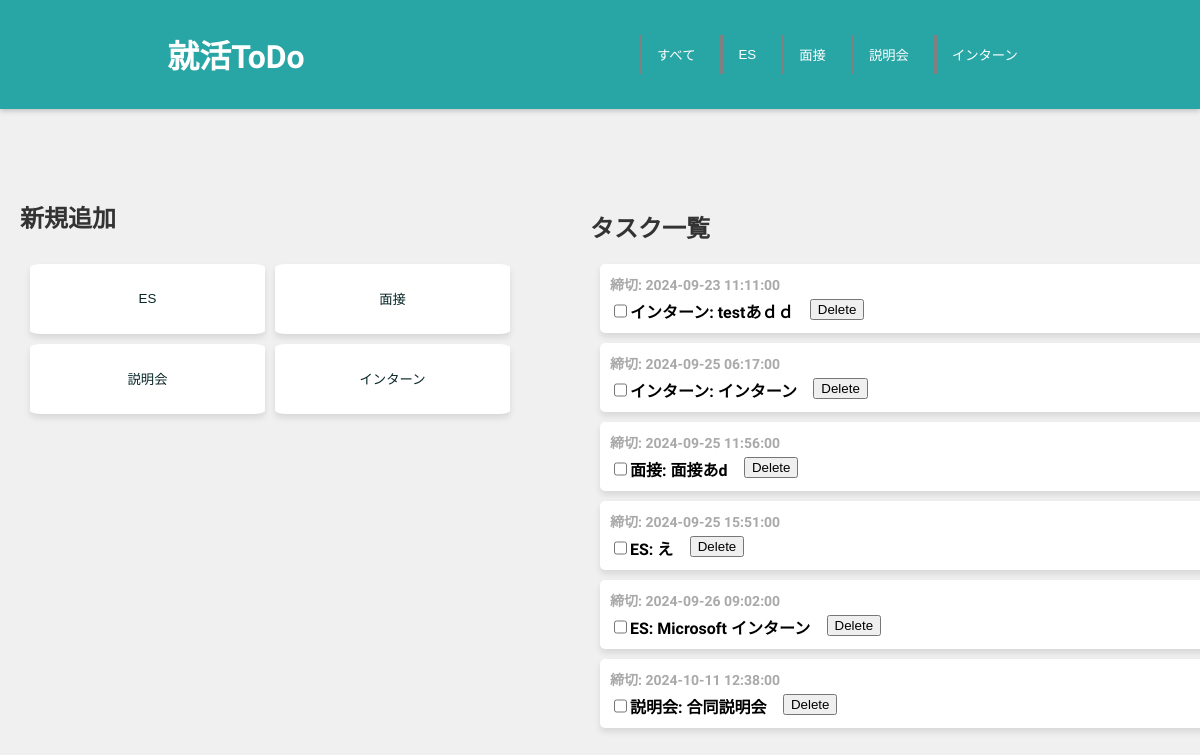
The page / on the database its author committed.
### app.py (models this page shows, shortened)
class Intern(db.Model):
    id = db.Column(db.Integer, primary_key=True)
    title = db.Column(db.String(200), nullable=False)
    start_date = db.Column(db.DateTime, nullable=False)
    end_date = db.Column(db.DateTime, nullable=False)
    body = db.Column(db.String(500), nullable=False)
    place = db.Column(db.String(100), nullable=False)

class Interview(db.Model):
    id = db.Column(db.Integer, primary_key=True)
    title = db.Column(db.String(200), nullable=False)
    start_date = db.Column(db.DateTime, nullable=False)
    end_date = db.Column(db.DateTime, nullable=False)
    body = db.Column(db.String(500), nullable=False)
    place = db.Column(db.String(100), nullable=False)

class Task(db.Model):
    id = db.Column(db.Integer, primary_key=True)
    title = db.Column(db.String(200), nullable=False)
    start_date = db.Column(db.DateTime, nullable=False)
    end_date = db.Column(db.DateTime, nullable=False)
    body = db.Column(db.String(500), nullable=False)

class Meeting(db.Model):
    id = db.Column(db.Integer, primary_key=True)
    title = db.Column(db.String(200), nullable=False)
    start_date = db.Column(db.DateTime, nullable=False)
    end_date = db.Column(db.DateTime, nullable=False)
    body = db.Column(db.String(500), nullable=False)
    place = db.Column(db.String(100), nullable=False)

### app.py (the view)
@app.route('/')
def index():
    tasks = Task.query.all()  # タスクをすべて取得
    interviews = Interview.query.all()
    meetings = Meeting.query.all()
    interns = Intern.query.all()  # インターンをすべて取得
    combined = []
    for task in tasks:
        combined.append((task.title, task.end_date, 'task',task.id))  # タスクの情報をタプルとして追加
    for interview in interviews:
        combined.append((interview.title, interview.end_date, 'interview',interview.id))
    for meeting in meetings:
        combined.append((meeting.title, meeting.end_date, 'meeting',meeting.id))
    for intern in interns:
        combined.append((intern.title, intern.end_date, 'intern',intern.id))  # インターンの情報をタプルとして追加
    combined.sort(key=lambda x: (x[1] is None, x[1]))  # Noneを最後にし、日付でソート
    return render_template('app.html', combined=combined)

### templates/app.html (shortened to what this page needs)
<!DOCTYPE html>
<html lang="ja">
<head>
    <link rel="stylesheet" href="https://unpkg.com/modern-css-reset/dist/reset.min.css" />
    <link rel="stylesheet" type="text/css" href="static/CSS/style.css">
</head>
<body>
    <header>
        <h1>就活ToDo</h1>
        <nav>
            <div class="filter-buttons">
                <button class="filter-btn" data-filter="all">すべて</button>
                <button class="filter-btn" data-filter="es">ES</button>
                <button class="filter-btn" data-filter="interview">面接</button>
                <button class="filter-btn" data-filter="briefing">説明会</button>
                <button class="filter-btn" data-filter="intern">インターン</button>
            </div>
        </nav>
    </header>
    <div class="container">
        <div class="form-container" id="main-form">
            <h2>新規追加</h2>
            <div class="button-box">
                <button type="button">ES</button>
                <button type="button">面接</button>
                <button type="button">説明会</button>
                <button type="button">インターン</button>
            </div>
        </div>
        <div class="task-box">
            <h2>タスク一覧</h2>
            <ul>
                {% for item in combined %}
                <li class="tasks">
                    <div class="task-datetime">締切: {{ item[1] }}</div>
                    <div class="task-title">
                        <input type="checkbox" name="task_completed" id="task_{{ item[3] }}">
                        {% if item[2] == 'task' %}
                        <a href="/tasks/{{item[3]}}">ES: {{ item[0] }}</a>
                        <form method='POST' action="/delete/task/{{ item[3] }}">
                            <button type="submit" >Delete</button>
                        </form>
                        {% elif item[2] == 'interview' %}
                        <a href="/interview/{{item[3]}}">面接: {{ item[0] }}</a>
                        <form method='POST' action="/delete/interview/{{ item[3] }}">
                            <button type="submit">Delete</button>
                        </form>
                        {% elif item[2] == 'meeting' %}
                        <a href="/meeting/{{item[3]}}">説明会: {{ item[0] }}</a>
                        <form method='POST' action="/delete/meeting/{{ item[3] }}">
                            <button type="submit">Delete</button>
                        </form>
                        {% elif item[2] == 'intern' %}
                        <a href="/intern/{{item[3]}}">インターン: {{ item[0] }}</a>
                        <form method='POST' action="/delete/intern/{{ item[3] }}">
                            <button type="submit">Delete</button>
                        </form>
                        {% endif %}
                    </div>
                </li>
                {% endfor %}
            </ul>
        </div>
    </div>
</body>
</html>

### static/CSS/style.css (style rules this page uses)
a, a:hover, a:visited { color: inherit; text-decoration: none; }
body { font-family: "Sawarabi Mincho", serif; background-color: #f0f0f0; color: #333; margin: 0; padding: 0; }
header { display: flex; justify-content: space-around; align-items: center; background-color: #28A6A5; color: white; padding: 10px 0; box-shadow: 0 2px 5px rgba(0, 0, 0, 0.2); }
nav { display: flex; align-items: center; }
.filter-buttons { display: flex; gap: 10px; }
.filter-btn { background-color: #28A6A5; color: white; border: none; border-left: 3px solid gray; padding: 10px 15px; cursor: pointer; transition: background-color 0.3s, transform 0.2s; }
.container { display: flex; justify-content: space-between; align-items: stretch; width: 100%; height: 100%; gap: 20px; }
.form-container { width: 40%; position: fixed; margin: 70px 0 20px 20px; }
.button-box { display: grid; height: 150px; width: 100%; grid-template-columns: repeat(2, 1fr); gap: 10px; margin: 20px 0; padding: 10px; }
.button-box button { background-color: white; color: #082627; border: none; border-radius: 5%; cursor: pointer; box-shadow: 0 4px 6px rgba(0, 0, 0, 0.1); }
.task-box { margin: 70px 0 0 auto; width: 50%; height: 100%; padding: 10px; }
ul { list-style: none; padding: 0; margin: 0; padding-right: 10px; }
li { margin-bottom: 10px; }
.tasks { width: 100%; background-color: white; padding: 10px; margin-left: 10px; border-radius: 5px; color: black; display: flex; flex-direction: column; font-weight: bold; box-shadow: 0 4px 6px rgba(0, 0, 0, 0.1); }
.task-datetime { font-size: 14px; font-weight: bold; margin-bottom: 5px; color: darkgrey; }
.task-title { font-size: 16px; display: flex; }
.task-title button[type="submit"] { margin-left: 30%; cursor: pointer; }

### rows shown on the page
Intern: end_date "2024-09-23 11:11:00", title "testあｄｄ"
Intern: end_date "2024-09-25 06:17:00", title "インターン"
Interview: end_date "2024-09-25 11:56:00", title "面接あd"
Task: end_date "2024-09-25 15:51:00"
Task: end_date "2024-09-26 09:02:00", title "Microsoft インターン"
Meeting: end_date "2024-10-11 12:38:00", title "合同説明会"

### other values the page prints
{{ item[0] }} "え"
